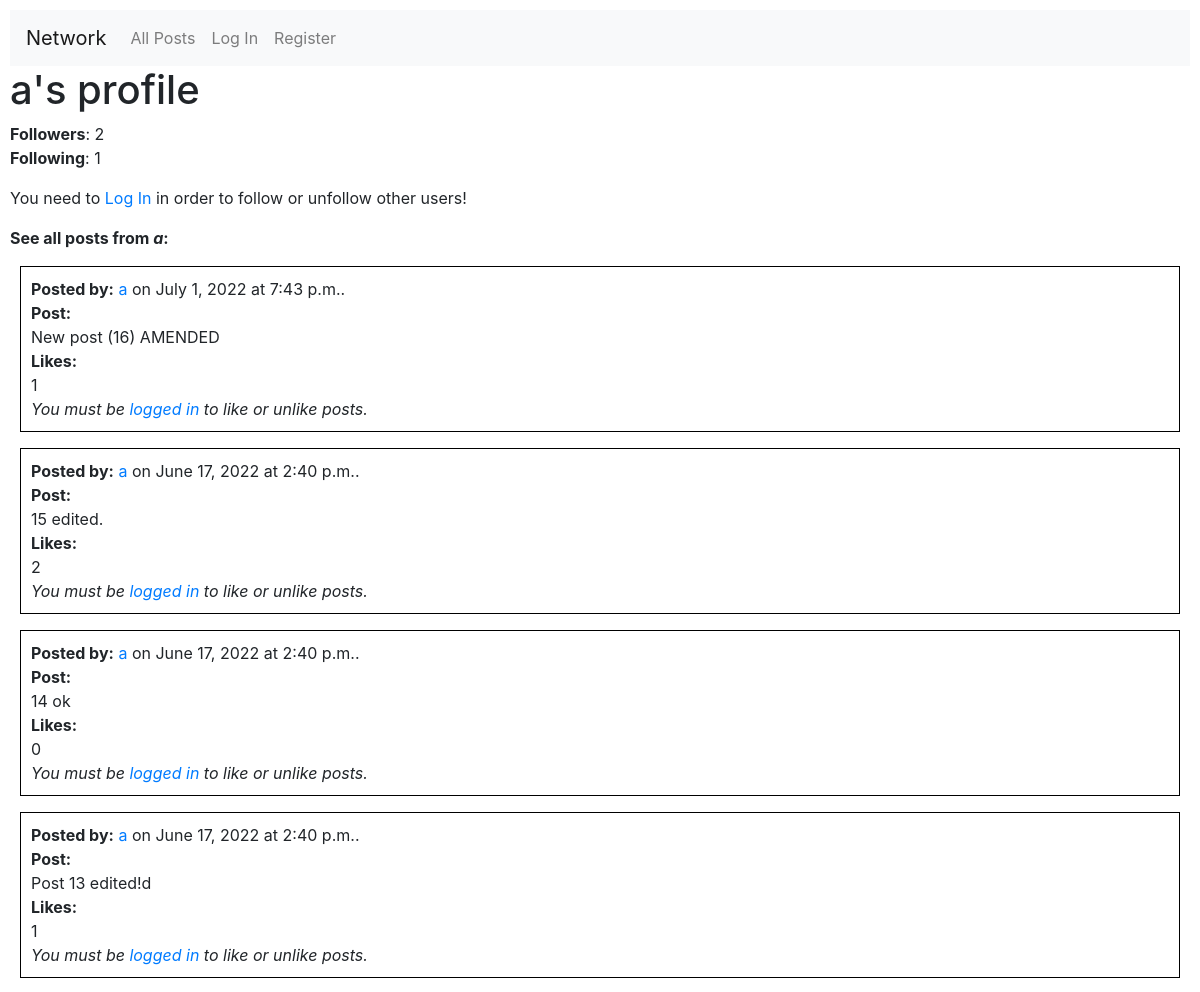
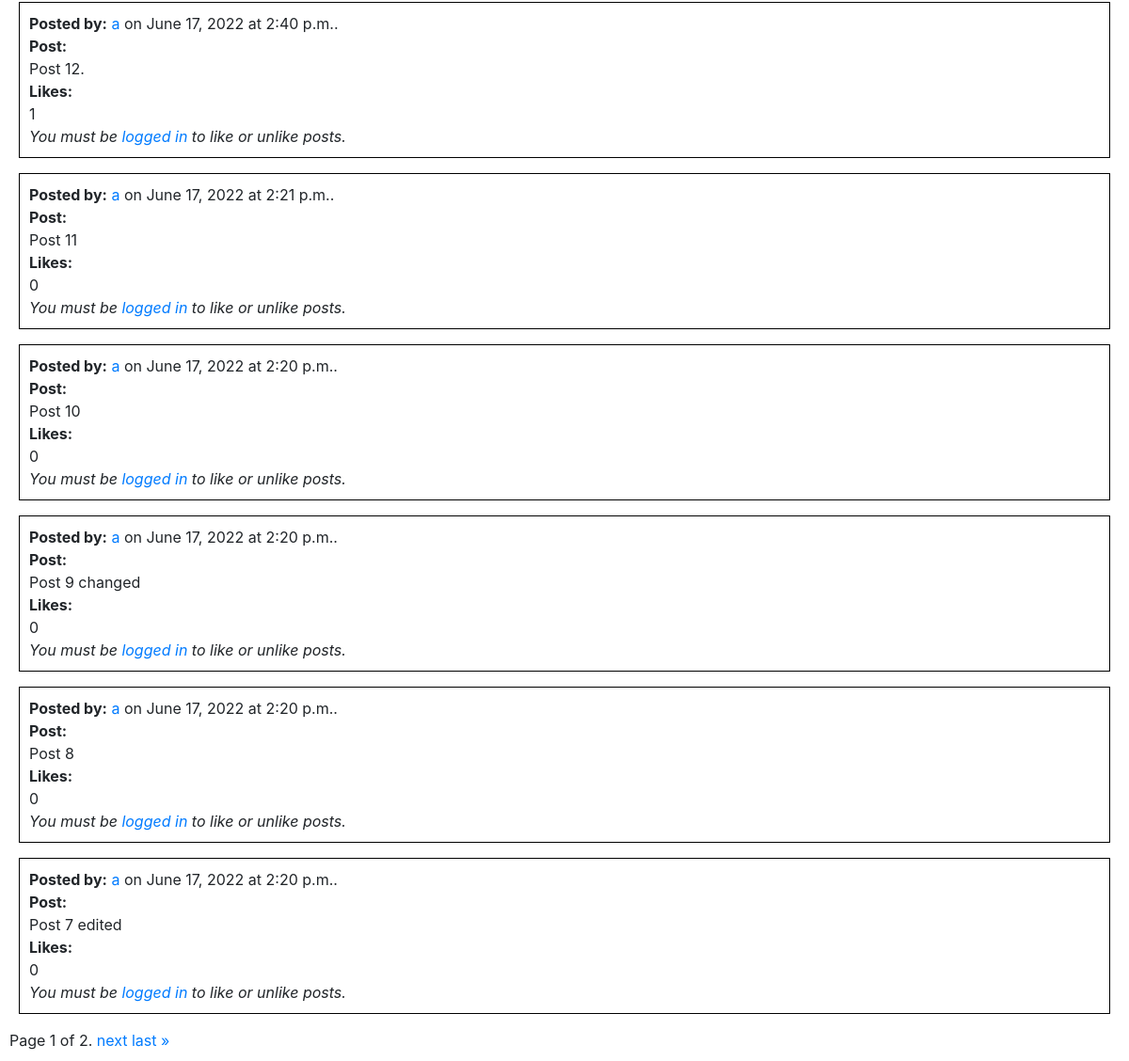
/user/a, run on an earlier commit of the app's database (2 pictures, top to bottom).
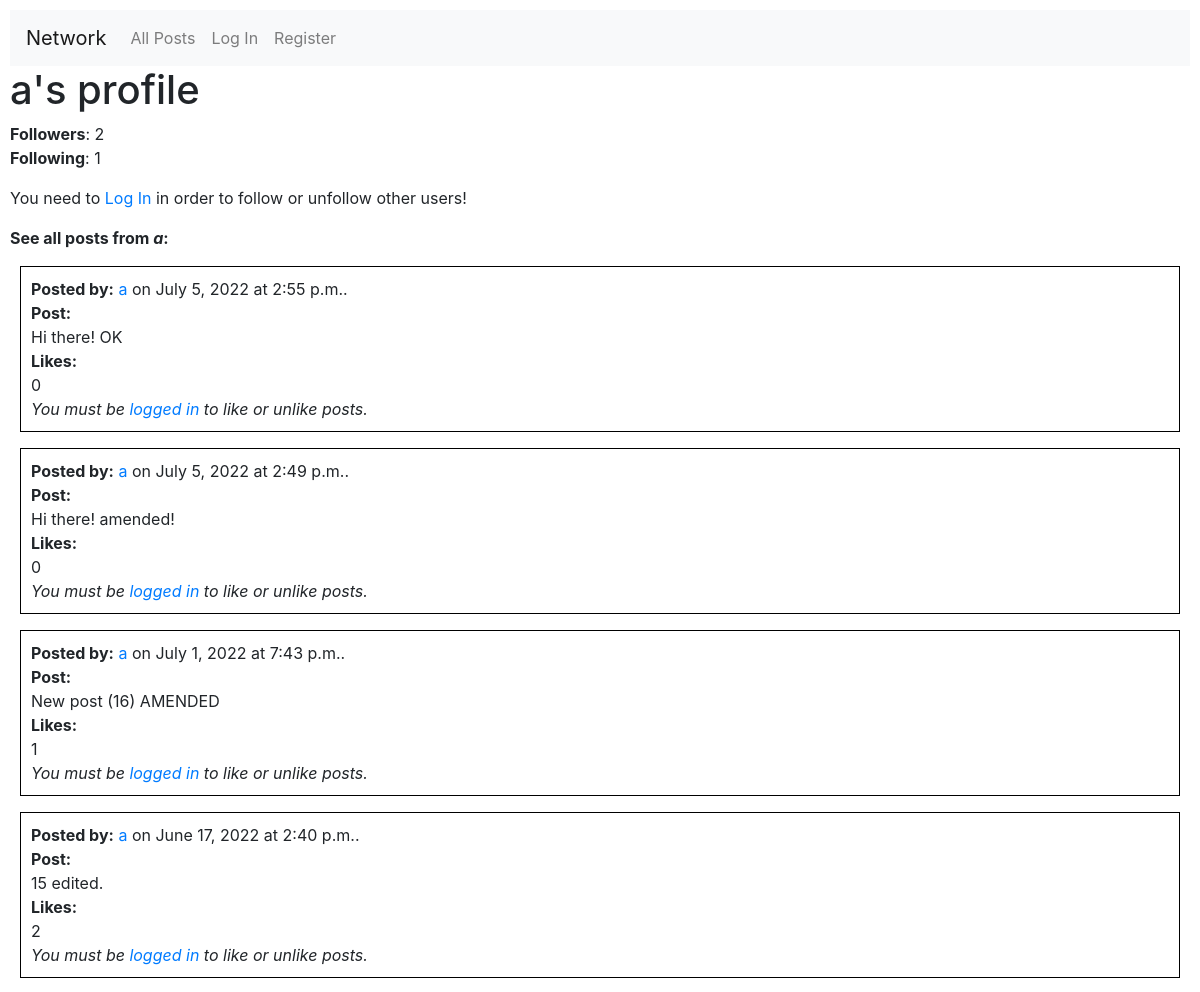
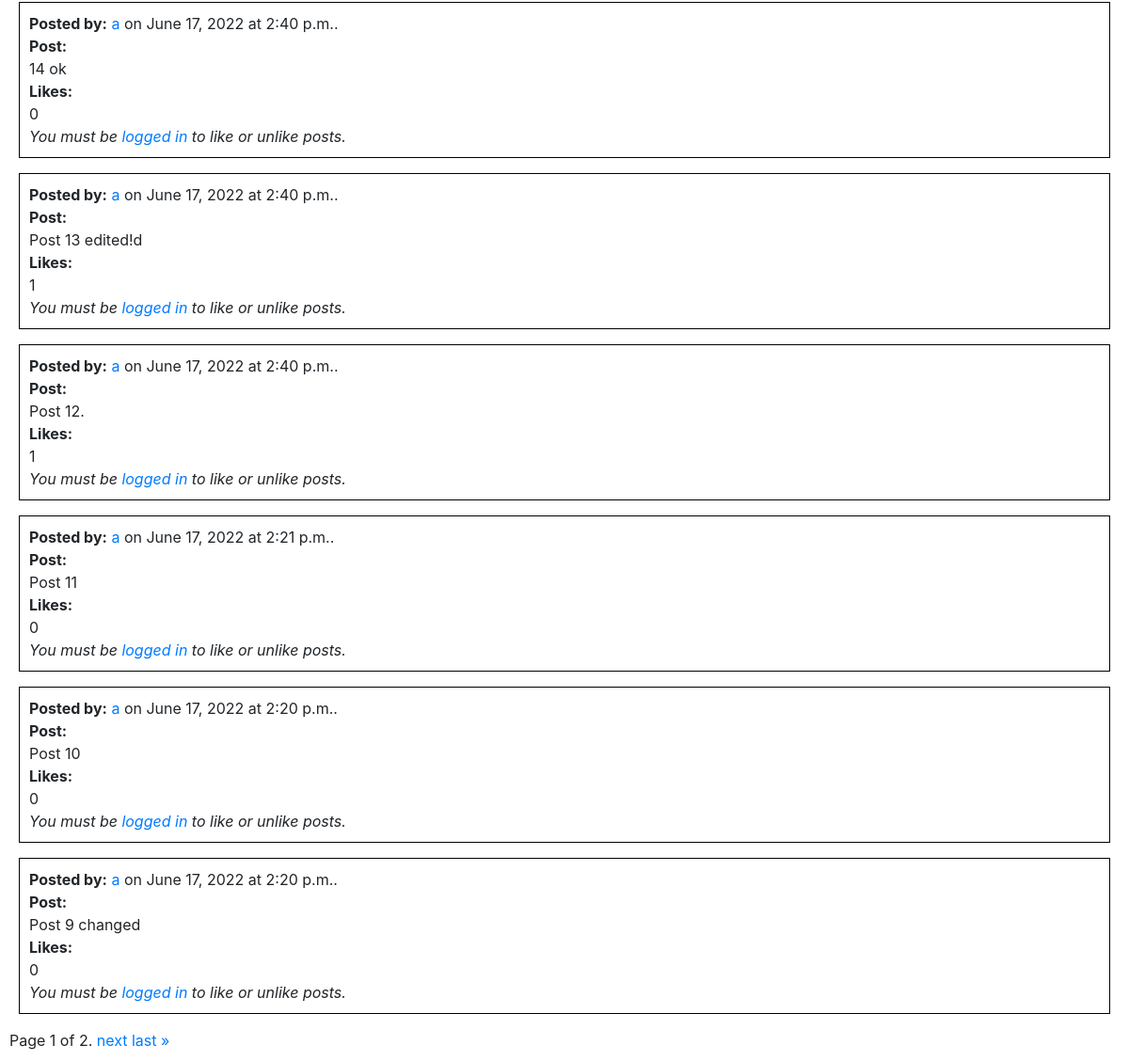
And on a later commit of the database (2 pictures, top to bottom).
### network/models.py (models this page shows, shortened)
class Post(models.Model):
    userid = models.ForeignKey(User, on_delete=models.CASCADE, related_name="user")
    post = models.TextField(max_length=500)
    datetime = models.DateTimeField(default=datetime.now)
    likes = models.IntegerField(default=0)

class User(AbstractUser):
    pass
    def __str__(self):
        return f"USER NUMBER '{self.id}' is '{self.username}'. LAST CONNEXION: {self.last_login}."

### network/views.py (the view)
# urls.py: path("user/<str:username>", views.profile_page, name="profile_page"),
def profile_page(request, username):
    if request.method == "POST":
        if 'follow' in request.POST:
            try:
                user_profiled = User.objects.filter(username=username)
                user_profiled_id = user_profiled.values_list('id', flat=True)
                user_profiled_id = user_profiled_id[0]
                user_posts = Post.objects.filter(userid=user_profiled_id).order_by('-id')
                paginator = Paginator(user_posts, 10) # test Paginator with 10 per page
                page_number = request.GET.get('page')
                page_obj = paginator.get_page(page_number)
                amount_of_followers = Follower.objects.filter(followed=user_profiled_id).count()
                amount_of_following = Follower.objects.filter(follower=user_profiled_id).count()
                user_logged_in = request.user.id
                isfollowing = Follower.objects.filter(followed=user_profiled_id,follower=user_logged_in).count()
                followed = User.objects.filter(id=user_profiled_id)
                followed = followed[0]
                follower = User.objects.filter(id=user_logged_in)
                follower = follower[0]
                follow = Follower(followed=followed,follower=follower)
                follow.save()
                amount_of_followers = Follower.objects.filter(followed=user_profiled_id).count()
                amount_of_following = Follower.objects.filter(follower=user_profiled_id).count()
                isfollowing = Follower.objects.filter(followed=user_profiled_id,follower=user_logged_in).count()
                user = request.user
                if request.user.is_authenticated:
                    postslikedbyuser = Like.objects.filter(likedby=user).values_list('postid', flat=True)
                else:
                    postslikedbyuser = None
                return render(request, "network/profile.html", {
                            "username": username,
                            "user_profiled": user_profiled,
                            "user_profiled_id": user_profiled_id,
                            "amount_of_followers": amount_of_followers,
                            "amount_of_following": amount_of_following,
                            "user_logged_in": user_logged_in,
                            "isfollowing": isfollowing,
                            "user_posts": user_posts,
                            "post_request": "follow",
                            "page_obj": page_obj,
                            "postslikedbyuser": postslikedbyuser
                        })
            except IndexError:
                return render(request, "network/missingprofile.html", {
                            "username": username,
                        })
        elif 'unfollow' in request.POST:
            try:
                user_profiled = User.objects.filter(username=username)
                user_profiled_id = user_profiled.values_list('id', flat=True)
                user_profiled_id = user_profiled_id[0]
                user_posts = Post.objects.filter(userid=user_profiled_id).order_by('-id')
                paginator = Paginator(user_posts, 10) # test Paginator with 10 per page
                page_number = request.GET.get('page')
                page_obj = paginator.get_page(page_number)
                amount_of_followers = Follower.objects.filter(followed=user_profiled_id).count()
                amount_of_following = Follower.objects.filter(follower=user_profiled_id).count()
                user_logged_in = request.user.id
                user_logged_in = int(user_logged_in)
                isfollowing = Follower.objects.filter(followed=user_profiled_id,follower=user_logged_in).count()
                followed = User.objects.filter(id=user_profiled_id)
                followed = followed[0]
                follower = User.objects.filter(id=user_logged_in)
                follower = follower[0]
                follow = Follower.objects.filter(followed=followed,follower=follower)
                follow.delete()
                amount_of_followers = Follower.objects.filter(followed=user_profiled_id).count()
                amount_of_following = Follower.objects.filter(follower=user_profiled_id).count()
                isfollowing = Follower.objects.filter(followed=user_profiled_id,follower=user_logged_in).count()
                user = request.user
                if request.user.is_authenticated:
                    postslikedbyuser = Like.objects.filter(likedby=user).values_list('postid', flat=True)
                else:
                    postslikedbyuser = None
                return render(request, "network/profile.html", {
                            "username": username,
                            "user_profiled": user_profiled,
                            "user_profiled_id": user_profiled_id,
                            "amount_of_followers": amount_of_followers,
                            "amount_of_following": amount_of_following,
                            "user_logged_in": user_logged_in,
                            "isfollowing": isfollowing,
                            "user_posts": user_posts,
                            "post_request": "unfollow",
                            "page_obj": page_obj,
                            "postslikedbyuser": postslikedbyuser
                        })
            except IndexError:
                return render(request, "network/missingprofile.html", {
                            "username": username,
                        })
    else:
        try:
            user_profiled = User.objects.filter(username=username)
            user_profiled_id = user_profiled.values_list('id', flat=True)
            user_profiled_id = user_profiled_id[0]
            user_posts = Post.objects.filter(userid=user_profiled_id).order_by('-id')
            paginator = Paginator(user_posts, 10) # test Paginator with 10 per page
            page_number = request.GET.get('page')
            page_obj = paginator.get_page(page_number)
            amount_of_followers = Follower.objects.filter(followed=user_profiled_id).count()
            amount_of_following = Follower.objects.filter(follower=user_profiled_id).count()
            user_logged_in = request.user.id
            isfollowing = Follower.objects.filter(followed=user_profiled_id,follower=user_logged_in).count()
            user = request.user
            if request.user.is_authenticated:
                postslikedbyuser = Like.objects.filter(likedby=user).values_list('postid', flat=True)
            else:
                postslikedbyuser = None
            return render(request, "network/profile.html", {
                        "username": username,
                        "user_profiled": user_profiled,
                        "user_profiled_id": user_profiled_id,
                        "amount_of_followers": amount_of_followers,
                        "amount_of_following": amount_of_following,
                        "user_logged_in": user_logged_in,
                        "isfollowing": isfollowing,
                        "user_posts": user_posts,
                        "page_obj": page_obj,
                        "postslikedbyuser": postslikedbyuser
                    })
        except IndexError:
            return render(request, "network/missingprofile.html", {
                        "username": username,
                    })

### network/templates/network/profile.html (shortened to what this page needs)
{% extends "network/layout.html" %}
{% block body %}
    <h1>{{ username }}'s profile</h1>
    <b>Followers</b>: {{ amount_of_followers }}
    <br>
    <b>Following</b>: {{ amount_of_following }}
    {% if username == user.username %}
        <i>This is your own profile, you cannot follow or unfollow yourself :)</i>
        <p>
        </p>
    {% else %}
        {% if not user_logged_in %}
            You need to <a href="{% url 'login' %}">Log In</a> in order to follow or unfollow other users!
        {% endif %}
    {% endif %}
    <b>See all posts from <i>{{ username }}</i>:</b>
    {% for post in page_obj %}
    <div id="{{post.id}}" class="subdiv">
        <b>Posted by:</b> <a href="{% url 'profile_page' post.userid.username %}">{{ post.userid.username }}</a>
        on {{ post.datetime.date }}
        at {{ post.datetime.time }}.
        <br>
        <b>Post:</b>
        <div id="post{{post.id}}">{{ post.post }}</div>
        <b>Likes:</b >
        <div id="likecount{{post.id}}">{{ post.likes }}</div>
        {% if user.is_authenticated %}
            {% if post.id in postslikedbyuser %}
                <button id="buttonlike{{post.id}}" onclick="deletelike({{post.id}})" class="buttonedit btn btn-secondary mb-2">Unlike Post</button>
            {% else %}
                <button id="buttonlike{{post.id}}" onclick="addlike({{post.id}})" class="buttonedit btn btn-primary mb-2">Like Post</button>
            {% endif %}
        {% else %}
            <i>You must be <a href="{% url 'login' %}">logged in</a> to like or unlike posts.</i>
        {% endif %}
        <br>
    </div>
    {% empty %}
        We haven't found any post, yet!
        <p></p>
    {% endfor %}
    <div class="pagination">
        <span class="step-links">
            <span class="current">
                Page {{ page_obj.number }} of {{ page_obj.paginator.num_pages }}.
            </span>
            {% if page_obj.has_next %}
                <a href="?page={{ page_obj.next_page_number }}">next</a>
                <a href="?page={{ page_obj.paginator.num_pages }}">last &raquo;</a>
            {% endif %}
        </span>
    </div>
{% endblock %}

What changed in the data, as far as the page shows it:
no longer on this page (row unchanged): Post: userid.username "a", datetime "June 17, 2022", datetime.time "2:20 p.m.", post "Post 8", likes "0"
no longer on this page (row unchanged): Post: userid.username "a", datetime "June 17, 2022", datetime.time "2:20 p.m.", post "Post 7 edited", likes "0"
added Post: userid.username "a", datetime "July 5, 2022", datetime.time "2:55 p.m.", post "Hi there! OK", likes "0"
added Post: userid.username "a", datetime "July 5, 2022", datetime.time "2:49 p.m.", post "Hi there! amended!", likes "0"
